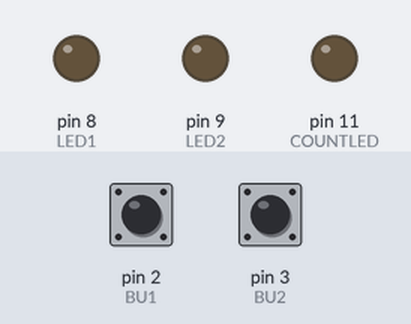
This sketch was run on a simulated Arduino Uno, built with avr-gcc and run on an emulated ATmega328P. Parts: output pins drawn as LEDs (lit = HIGH). Dashed ring = blinking. The test bench sets the inputs (shaded band); at power-on: pin 2 (BU1) HIGH, pin 3 (BU2) HIGH.

Above: at 0.1 s.
At 1.2 s:
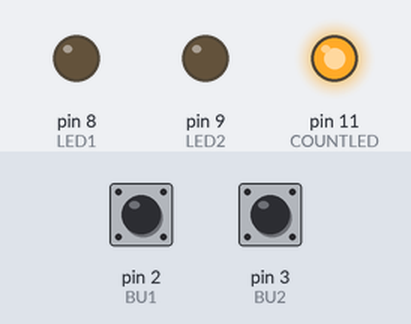
1.3 s: pin 2 (BU1) pulled LOW for 0.15 s
At 1.36 s:
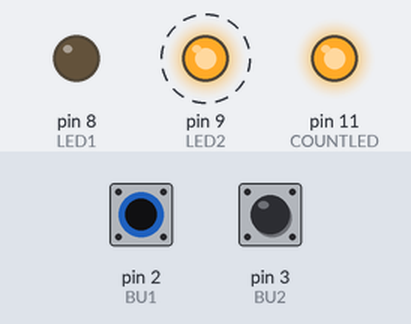
Timing chart, 0 to 10.3 s (numbered marks = the images above; inputs shaded):
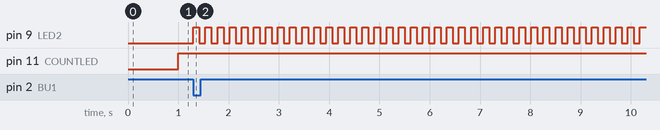

Measured:
- after the input at 1.3 s, pin 9 (LED2): alternates HIGH for 0.12 s and LOW for 0.12 s, starting at once; pin 11 (COUNTLED): stops changing and stays HIGH

The sketch:

Game_with_three_leds_extended.ino
```cpp
const int BU1 = 2;
const int BU2 = 3;
const int LED1 = 8;
const int LED2 = 9;
const int COUNTLED = 11;

bool singleFlash = true;

const long interval = 1000;  //for timer
unsigned long previousMillis = 0;
int ledState = LOW;
int blinkCounter = 0;


void setup() {
  pinMode(BU1, INPUT_PULLUP); //set up buttons
  pinMode(BU2, INPUT_PULLUP);
  pinMode(LED1, OUTPUT);
  pinMode(LED2, OUTPUT);
  pinMode(COUNTLED, OUTPUT);

  Serial.begin(9600);
}

void loop() {

  while(singleFlash == true){              //begin by flashing

    int buttonOneValue = digitalRead(BU1); //check button presses
    int buttonTwoValue = digitalRead(BU2);

    unsigned long currentMillis = millis(); //get the time

    if (currentMillis - previousMillis >= interval) { //if the waiting time is up
      previousMillis = currentMillis; //save current time in variable

      // if the LED is off turn it on and vice-versa:
      if (ledState == LOW) {
        ledState = HIGH;
        blinkCounter ++; //counter for three blinks
      } else {
        ledState = LOW;
      }

      // set the LED with the ledState of the variable:
      digitalWrite(COUNTLED, ledState); //write to the LED


    }

    if(blinkCounter == 3){    //if the LED has flashed 3 times
        singleFlash = false;  //end loop
    }

    if (buttonOneValue == 0){ //check for wrong presses
      player_two_winner();    //other person wins
    }
    if (buttonTwoValue == 0){ //check for wrong presses
      player_one_winner();    //other person wins
    }
  }

  //----------------------------------
  int buttonOneValue = digitalRead(BU1); //read button presses for second state
  int buttonTwoValue = digitalRead(BU2);


  if (buttonOneValue == 0){ //if button is pressed
    player_one_winner();    //run win function
  }
  if (buttonTwoValue == 0){ //if other button is pressed
    player_two_winner();    //run second win function
  }
  //-----------------------------------

}

int player_one_winner(){
  while(true){  //loop repeats forever
    digitalWrite(LED1, HIGH); //flash LED
    delay(120);
    digitalWrite(LED1, LOW);
    delay(120);
  }
}
int player_two_winner(){
  while(true){  //loop repeats forever
    digitalWrite(LED2, HIGH); //flash LED
    delay(120);
    digitalWrite(LED2, LOW);
    delay(120);
  }
}
```
